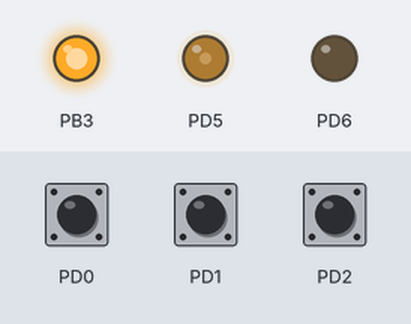
This program was run on a simulated ATmega48, built with avr-gcc and emulated at 8 MHz. Shown: output pins drawn as LEDs (lit = HIGH). The inputs (shaded band) are chosen by the test bench; at power-on: PD2 HIGH, PD0 HIGH, PD1 HIGH. Random numbers use the default seed unless the program sets one; EEPROM starts erased.

Above: at 1.2 s.
1.3 s: PD2 pulled LOW for 0.15 s
At 2.59 s:
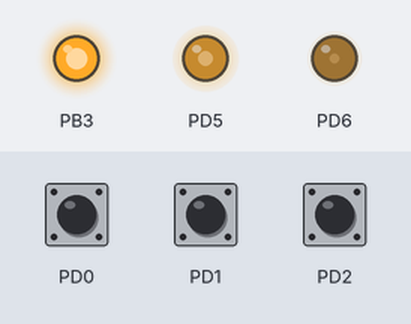
4.3 s: PD0 pulled LOW for 0.15 s
7.3 s: PD2 pulsed LOW 2 times (0.12 s each, 0.3 s apart)
At 9.0 s:
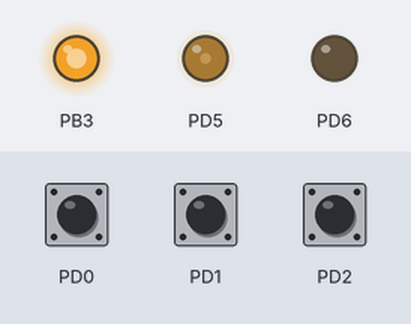
10.1 s: PD2 pulled LOW for 1 s
At 12.77 s:
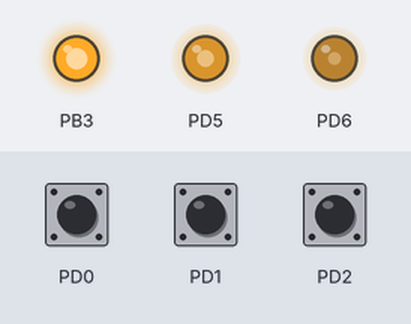
13.1 s: PD1 pulled LOW for 1 s
Timing chart, 0 to 17.1 s (numbered marks = the images above; inputs shaded):
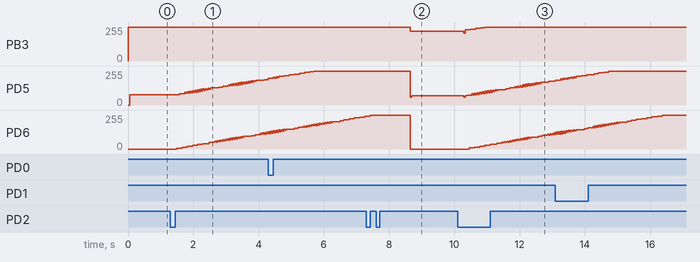

The program:

RGB_Bedside_Lamp.c
```c
/*
 * RGB_Bedside_Lamp.c
 *
 * Created: 24.09.2014 22:10:39
 *  Author: denis
 */
#ifndef F_CPU
#define F_CPU 8000000UL // 8 MHz
#endif

#include <avr/io.h>
#include <stdlib.h>
#include <util/delay.h>
#include <avr/interrupt.h>
#include <avr/eeprom.h>

// Change the following 3 values simultaneously
#define PWM_TOP 1000
#define HUE_TOP 6000
#define HUE_HALF_DISTANCE 3000

#define PWM_NIGHT_MODE_REPEAT_CYCLES 50
#define PWM_TRANSITION_MODE_REPEAT_CYCLES 1

#define LEVEL_VERY_FAST_STEP 100
#define LEVEL_VERY_FAST_BOUND 100

#define LEVEL_FAST_STEP 30
#define LEVEL_FAST_BOUND 20

#define LEVEL_SLOW_STEP 1

#define HUE_CYCLES_BACK_OFFSET 300
#define HUE_CYCLES_FORTH_OFFSET 300
#define HUE_CYCLES_BACK_FORTH_COUNT_CYCLES 10

#define RED_LED_ON PORTD |= (1 << PD6)
#define RED_LED_OFF PORTD &= ~(1 << PD6)

#define BLUE_LED_ON PORTD |= (1 << PD5)
#define BLUE_LED_OFF PORTD &= ~(1 << PD5)

#define GREEN_LED_ON PORTB |= (1 << PB3)
#define GREEN_LED_OFF PORTB &= ~(1 << PB3)

// EEPROM ADDRESS LIST
#define EEPROM_LEVEL_ADDR 2
#define EEPROM_SRAND_ADDR 4

struct RGB
{
	uint16_t red;
	uint16_t green;
	uint16_t blue;
};

static volatile uint8_t mode_switch = 0;

// Make the following vars global to reduce stack usage in nested loops
static struct RGB color = {0, 0, 0};
static uint16_t base_hue;
static uint16_t hue;
static volatile uint16_t level = PWM_TOP;
static volatile uint8_t level_changed = 0;
static volatile uint8_t level_debounce = 0;

static uint16_t pwm_cycles;
static uint16_t pwm_counter;
static uint16_t iiii = 0;
static uint8_t hue_cycles_back_count = HUE_CYCLES_BACK_FORTH_COUNT_CYCLES;
static uint8_t hue_cycles_forth_count = HUE_CYCLES_BACK_FORTH_COUNT_CYCLES;
static uint16_t hue_calc_buffer = 0;

inline static void HSV2RGB_Adv1 (uint16_t hue, uint16_t val);
inline static void PWM_Cycle();
inline static void generate_BaseHue();
inline static void init_rand();
inline static void step_to_next_hue();

int main(void)
{
	/* BLUE: PD5
	   RED: PD6
	   GREEN: PB3

	   Note that these PINs are connected to output units of Timer0/Timer2
       therefore we could use hardware PWM mode. But since it has low resolution
       we would use software generated PWM. */
	DDRD |= (1<<PD5) | (1<<PD6);
	DDRB |= (1<<PB3);

	RED_LED_OFF;
	GREEN_LED_OFF;
	BLUE_LED_OFF;

	// Read data from EEPROM
	level = eeprom_read_word((void *)EEPROM_LEVEL_ADDR);
	if (level > PWM_TOP) level = PWM_TOP;

	// Seed a pseudo rand value to Rand
	init_rand();

	generate_BaseHue();
	hue = base_hue;

	// Configure interrupts for buttons
	// PD2 (INT0) - Mode switch
	PORTD |= (1 << PD2) | (1 << PD1) | (1 << PD0); // Enable internal pull-ups for these PINs
	EICRA |= (1 << ISC01); // INT0 - falling edge generates INT
	EIMSK |= (1 << INT0);

	// PD1 (PCINT17) - level down
	// PD0 (PCINT16) - level up
	PCICR |= (1 << PCIE2); // Enable interrupts for PCIE23..16 pins
	PCMSK2 |= (1 << PCINT16) | (1 << PCINT17);

	// Enable interrupts
	sei();

    while(1)
    {
		/* 1st mode - night lamp
		 *
		 * HUE algorithm:
		 *	1. Generate random HUE value
		 *  2. Play close colors for some time
		 *	3. Generate new random HUE and transit to it
		 *
		 */
		for (;mode_switch != 1;)
		{
			if (1 == mode_switch) break;

 			generate_BaseHue();

			for (; hue != base_hue; )
			{
				if (1 == mode_switch) break;

				HSV2RGB_Adv1(hue, level);
				PWM_Cycle();

				step_to_next_hue();
				level_debounce = 0;
			}

			if (1 == level_changed)
			{
				cli();
				// Save new level value to EEPROM
				eeprom_write_word((void *) EEPROM_LEVEL_ADDR, level);
				level_changed = 0;
				sei();
			}
		}

		// This should never happen, but make the level compliant to PWM TOP
		if (color.red > PWM_TOP) color.red = PWM_TOP;
		if (color.green > PWM_TOP) color.green = PWM_TOP;
		if (color.blue > PWM_TOP) color.blue = PWM_TOP;

		// Increase LEDs level
		for (;color.blue < PWM_TOP || color.red < PWM_TOP || color.green < PWM_TOP;)
		{
			for (pwm_cycles = 0; pwm_cycles < PWM_TRANSITION_MODE_REPEAT_CYCLES; pwm_cycles++)
			{
				RED_LED_ON;
				GREEN_LED_ON;
				BLUE_LED_ON;

				for (pwm_counter = 0; pwm_counter<PWM_TOP; pwm_counter++)
				{
					if (pwm_counter == color.red)	RED_LED_OFF;
					if (pwm_counter == color.green)	GREEN_LED_OFF;
					if (pwm_counter == color.blue)	BLUE_LED_OFF;
				}
			}

			if (color.red < PWM_TOP) color.red++;
			if (color.green < PWM_TOP) color.green++;
			if (color.blue < PWM_TOP) color.blue++;
		}

		mode_switch = 0;

		// 2nd mode - regular white lamp
		RED_LED_ON;
		GREEN_LED_ON;
		BLUE_LED_ON;

		for (;1 != mode_switch;)
		{
			_delay_ms(5);
		}

		// debouncing
		_delay_ms(1000);
		mode_switch = 0;
	}
}

inline static void init_rand()
{
	uint16_t srand_seed_value;

	srand_seed_value = eeprom_read_word((void*) EEPROM_SRAND_ADDR);
	srand(srand_seed_value);
	eeprom_write_word((void*)EEPROM_SRAND_ADDR, rand());
}

inline static void step_to_next_hue()
{

	if (abs(hue - base_hue) < HUE_HALF_DISTANCE)
	{
		// Going in normal way (no jump over 0-HUE_TOP)
		hue = (hue < base_hue ? hue + 1 : hue-1);
	}
	else
	{
		// Going in backward direction, handle jumping over 0-HUE_TOP
		if (hue < base_hue)
		{
			hue = (hue == 0 ? HUE_TOP : hue-1);
		}
		else
		{
			hue = (hue == HUE_TOP ? 0 : hue+1);
		}
	}
}

inline static void PWM_Cycle()
{
		for (pwm_cycles = 0; pwm_cycles < PWM_NIGHT_MODE_REPEAT_CYCLES; pwm_cycles++)
		{
			RED_LED_ON;
			GREEN_LED_ON;
			BLUE_LED_ON;

			for (pwm_counter = 0; pwm_counter<PWM_TOP; pwm_counter++)
			{
				if (pwm_counter == color.red)	RED_LED_OFF;
				if (pwm_counter == color.green)	GREEN_LED_OFF;
				if (pwm_counter == color.blue)	BLUE_LED_OFF;
			}
		}
}

inline static void generate_BaseHue()
{
	if ((hue_cycles_back_count == HUE_CYCLES_BACK_FORTH_COUNT_CYCLES) && (hue_cycles_forth_count == HUE_CYCLES_BACK_FORTH_COUNT_CYCLES))
	{
		// Time to generate new random HUE
		base_hue = rand() % HUE_TOP;
		hue_cycles_back_count = 0;
		hue_cycles_forth_count = 0;
	}
	else
	{
		// going back and forth
		if (hue_cycles_back_count <= hue_cycles_forth_count)
		{
			// When will back at first we just need subtract the offset value.
			// In all other cases would need to subtract both of them
			hue_calc_buffer = (hue_cycles_back_count==0 ? HUE_CYCLES_BACK_OFFSET : (HUE_CYCLES_BACK_OFFSET + HUE_CYCLES_FORTH_OFFSET));

			base_hue = (base_hue > hue_calc_buffer ? base_hue - hue_calc_buffer : PWM_TOP - (hue_calc_buffer - base_hue));
			hue_cycles_back_count++;
		}
		else
		{
			// Before we come here we went back, thus now we need to add both offsets
			base_hue = base_hue + HUE_CYCLES_BACK_OFFSET + HUE_CYCLES_FORTH_OFFSET;
			if (base_hue > HUE_TOP)
			{
				base_hue = base_hue - HUE_TOP;
			}

			hue_cycles_forth_count++;
		}

	}
}

inline static void HSV2RGB_Adv1 (uint16_t hue, uint16_t val)
{
		iiii= hue/(PWM_TOP+1);
		switch(iiii) {
			case 0:
			color.red = val;
			color.green = (uint16_t) (((uint32_t) val * (uint32_t) hue)/(PWM_TOP+1));
			color.blue = 0;
			break;

			case 1:
			color.red = (uint16_t) (((uint32_t) val*((PWM_TOP+1) - ((uint32_t) hue%(PWM_TOP+1))))/(PWM_TOP+1));
			color.green = val;
			color.blue = 0;
			break;

			case 2:
			color.red = 0;
			color.green = val;
			color.blue = (uint16_t) (((uint32_t) val*((uint32_t) hue%(PWM_TOP+1)))/(PWM_TOP+1));
			break;

			case 3:
			color.red = 0;
			color.green = (uint16_t) (((uint32_t) val*((PWM_TOP+1)-((uint32_t) hue%(PWM_TOP+1))))/(PWM_TOP+1));
			color.blue = val;
			break;

			case 4:
			color.red = (uint16_t) (((uint32_t) val*((uint32_t) hue%(PWM_TOP+1)))/(PWM_TOP+1));
			color.green = 0;
			color.blue = val;
			break;

			case 5:
			color.red = val;
			color.green = 0;
			color.blue = (uint16_t) (((uint32_t) val*((PWM_TOP+1)-((uint32_t) hue%(PWM_TOP+1))))/(PWM_TOP+1));
			break;
		}
} // HSV 2 RGB Binary

ISR(INT0_vect)
{
	mode_switch = 1;
}

ISR(PCINT2_vect)
{
	// Check what PIN is low and update level accordingly
	if (1==level_debounce)
	{
		return;
	}

	if ((1 << PD1) == (PIND & (1 << PD1)))
	{
		// level down
		level = (level > LEVEL_VERY_FAST_BOUND ? level - LEVEL_VERY_FAST_STEP : (level > LEVEL_FAST_BOUND ? level - LEVEL_FAST_STEP : (level == 1 ? 1 : level - LEVEL_SLOW_STEP)));
		level_changed = 1;
		level_debounce = 1;
	}

	if ((1 << PD0) == (PIND & (1 << PD0)))
	{
		// level up
		level = (level < LEVEL_FAST_BOUND ? level+LEVEL_SLOW_STEP : (level < LEVEL_VERY_FAST_BOUND ? level+LEVEL_FAST_STEP : (level >= PWM_TOP ? PWM_TOP : level+LEVEL_VERY_FAST_STEP)));

		level_changed = 1;
		level_debounce = 1;
	}

}
```

Measured:
- after the input at 7.3 s, PB3: 255/255 → 225/255 after 1.4 s; PD5: 255/255 → 68/255 after 1.4 s
